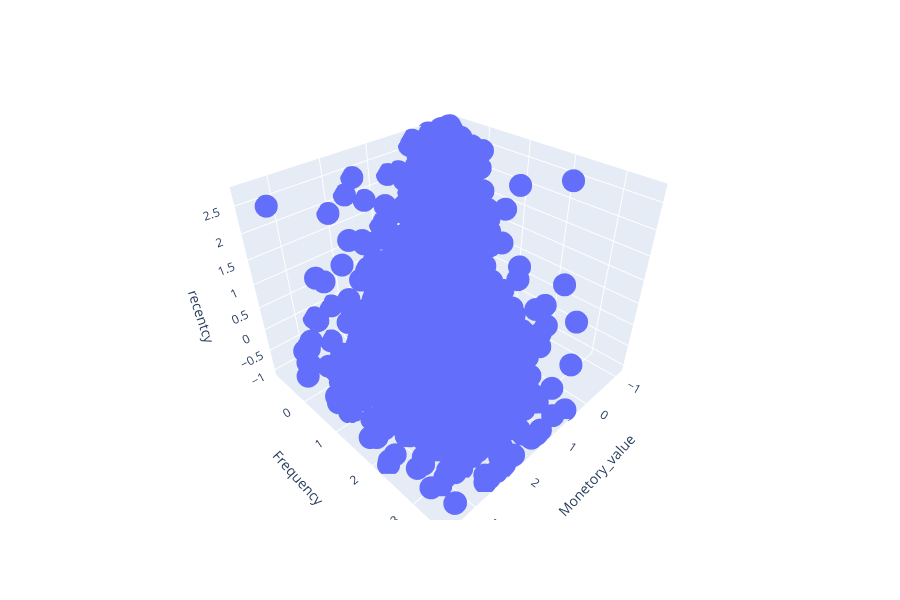

Notebook code for this chart:
### Code cell
# Plot a intractive plot with plotly

fig = px.scatter_3d(scaled_data, x='Monetory_value', y='Frequency', z='recentcy',width=900, height=600)
fig.show()

### Figure 1 — Plotly figure (JSON) as saved in the notebook; plotly's stock layout.template omitted (floating-point values rounded to 4 significant figures; data arrays with more than 128 entries replaced by an {"elided": "..."} marker saying what was removed)
{"data": [{"hovertemplate": "Monetory_value=%{x}<br>Frequency=%{y}<br>recentcy=%{z}<extra></extra>", "legendgroup": "", "marker": {"color": "#636efa", "symbol": "circle"}, "mode": "markers", "name": "", "scene": "scene", "showlegend": false, "type": "scatter3d", "x": {"elided": "3645 float values"}, "y": {"elided": "3645 float values"}, "z": {"elided": "3645 float values"}}], "layout": {"height": 600, "legend": {"tracegroupgap": 0}, "margin": {"t": 60}, "scene": {"domain": {"x": [0, 1], "y": [0, 1]}, "xaxis": {"title": {"text": "Monetory_value"}}, "yaxis": {"title": {"text": "Frequency"}}, "zaxis": {"title": {"text": "recentcy"}}}, "width": 900}}
